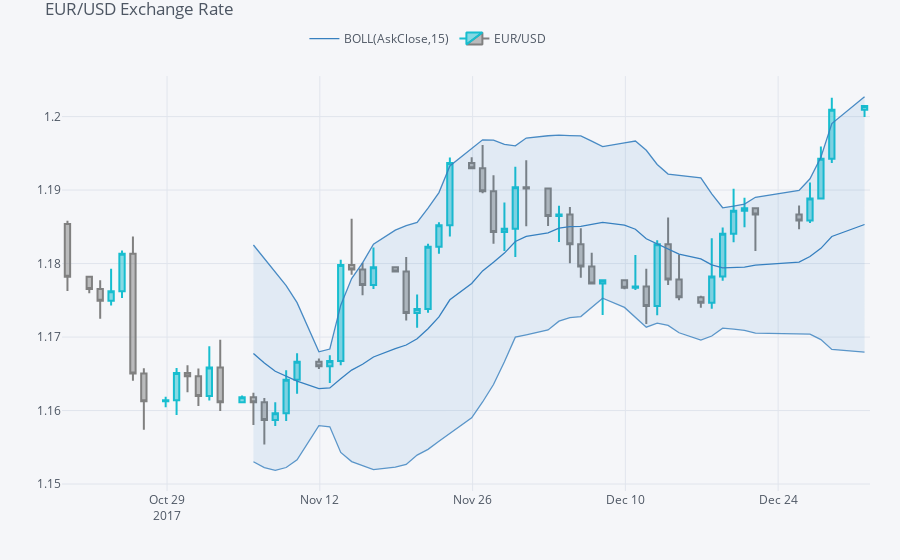

This figure's notebook cell:
### Code cell
plyo.iplot(qf.iplot(asFigure=True),
     image='png',
     filename='qf_02')
